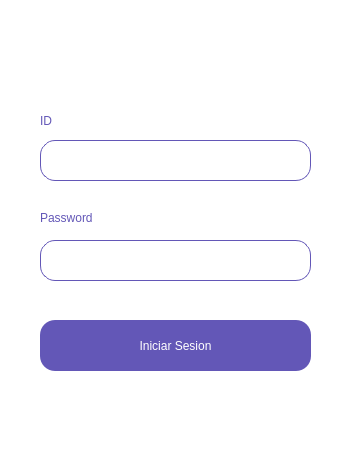
<?xml version="1.0" encoding="UTF-8"?>
<ui version="4.0">
 <class>background</class>
 <widget class="QWidget" name="background">
  <property name="enabled">
   <bool>true</bool>
  </property>
  <property name="geometry">
   <rect>
    <x>0</x>
    <y>0</y>
    <width>361</width>
    <height>471</height>
   </rect>
  </property>
  <property name="minimumSize">
   <size>
    <width>361</width>
    <height>471</height>
   </size>
  </property>
  <property name="maximumSize">
   <size>
    <width>361</width>
    <height>471</height>
   </size>
  </property>
  <property name="windowTitle">
   <string>Form</string>
  </property>
  <property name="styleSheet">
   <string notr="true">
QWidget
{
    background-color: white;
    border-radius: 20px;
}

QPushButton
{
    color: white;
    background-color: #6357B7;
    border-radius: 15px;
    font: 14pt &quot;Bahnschrift&quot;;
}

QPushButton:Pressed
{
    background-color: #C397E4;
}

QPushButton:disabled
{
    color: #6357B7;
    background-color: white;
    border-radius: 0px;
}

QLineEdit
{
    color: #6357B7;
    background-color: white;
    border : 2px solid #6357B7;
    border-radius: 15px;
    font: 10pt &quot;Bahnschrift&quot;;
    border: 1px solid #6357B7;
    padding: 10px;
}

QLabel
{
    background-color: transparent;
    color: #6357B7;
    font: 12pt &quot;Bahnschrift&quot;;
}</string>
  </property>
  <widget class="QLabel" name="id_label">
   <property name="geometry">
    <rect>
     <x>40</x>
     <y>110</y>
     <width>71</width>
     <height>21</height>
    </rect>
   </property>
   <property name="text">
    <string>ID</string>
   </property>
  </widget>
  <widget class="QLineEdit" name="id_User">
   <property name="geometry">
    <rect>
     <x>40</x>
     <y>140</y>
     <width>271</width>
     <height>41</height>
    </rect>
   </property>
  </widget>
  <widget class="QLabel" name="pass_label">
   <property name="geometry">
    <rect>
     <x>40</x>
     <y>210</y>
     <width>111</width>
     <height>16</height>
    </rect>
   </property>
   <property name="text">
    <string>Password</string>
   </property>
  </widget>
  <widget class="QLineEdit" name="pass">
   <property name="geometry">
    <rect>
     <x>40</x>
     <y>240</y>
     <width>271</width>
     <height>41</height>
    </rect>
   </property>
   <property name="text">
    <string/>
   </property>
   <property name="echoMode">
    <enum>QLineEdit::Password</enum>
   </property>
   <property name="dragEnabled">
    <bool>false</bool>
   </property>
   <property name="clearButtonEnabled">
    <bool>true</bool>
   </property>
  </widget>
  <widget class="QPushButton" name="login_Button">
   <property name="geometry">
    <rect>
     <x>40</x>
     <y>320</y>
     <width>271</width>
     <height>51</height>
    </rect>
   </property>
   <property name="text">
    <string>Iniciar Sesion</string>
   </property>
  </widget>
 </widget>
 <resources/>
 <connections/>
</ui>
